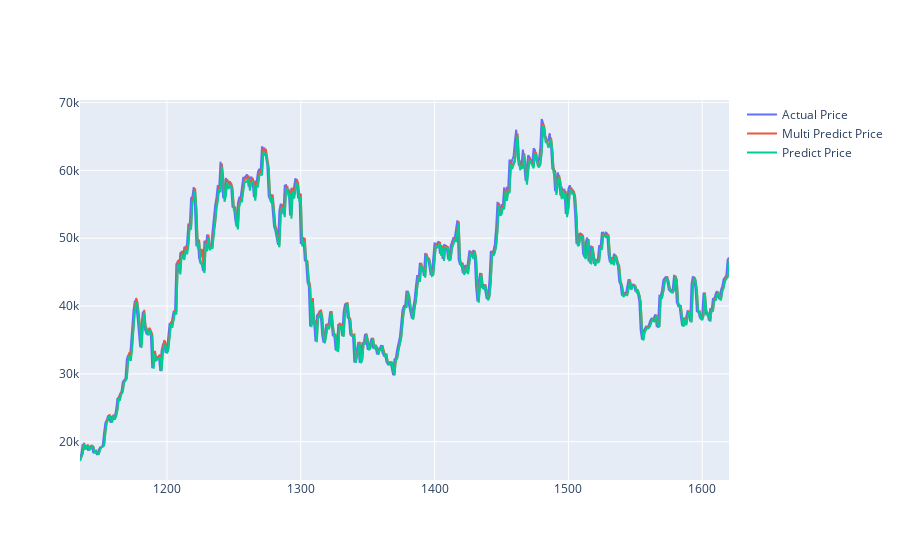

The cell this chart's notebook holds for it:
### Code cell
#31.
actual_chart=go.Scatter(x=predictDates,y=inv_y,name='Actual Price')
multi_predict_chart = go.Scatter(x=predictDates,y=inv_yhat,name='Multi Predict Price')
predict_chart=go.Scatter(x=predictDates,y=yhat_reshape, name='Predict Price')
py.iplot([actual_chart,multi_predict_chart,predict_chart])

### Figure 1 — Plotly figure (JSON) as saved in the notebook; plotly's stock layout.template omitted (floating-point values rounded to 4 significant figures; data arrays with more than 128 entries replaced by an {"elided": "..."} marker saying what was removed)
{"data": [{"name": "Actual Price", "x": {"elided": "486 int values"}, "y": {"elided": "486 float values"}, "type": "scatter"}, {"name": "Multi Predict Price", "x": {"elided": "486 int values"}, "y": {"elided": "486 float values"}, "type": "scatter"}, {"name": "Predict Price", "x": {"elided": "486 int values"}, "y": {"elided": "486 float values"}, "type": "scatter"}], "layout": {}}
